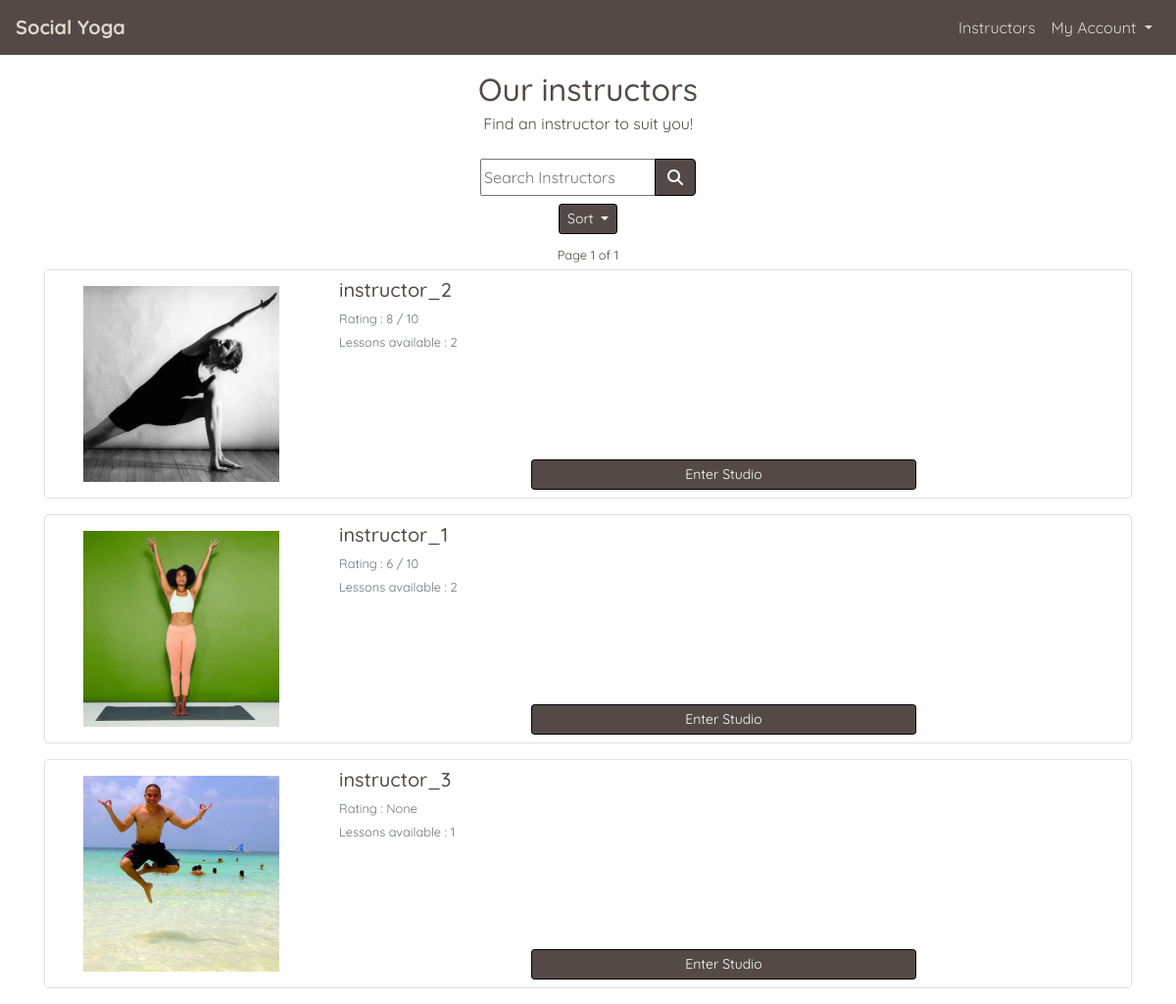
Before: /profiles/instructors/ with the older database file.
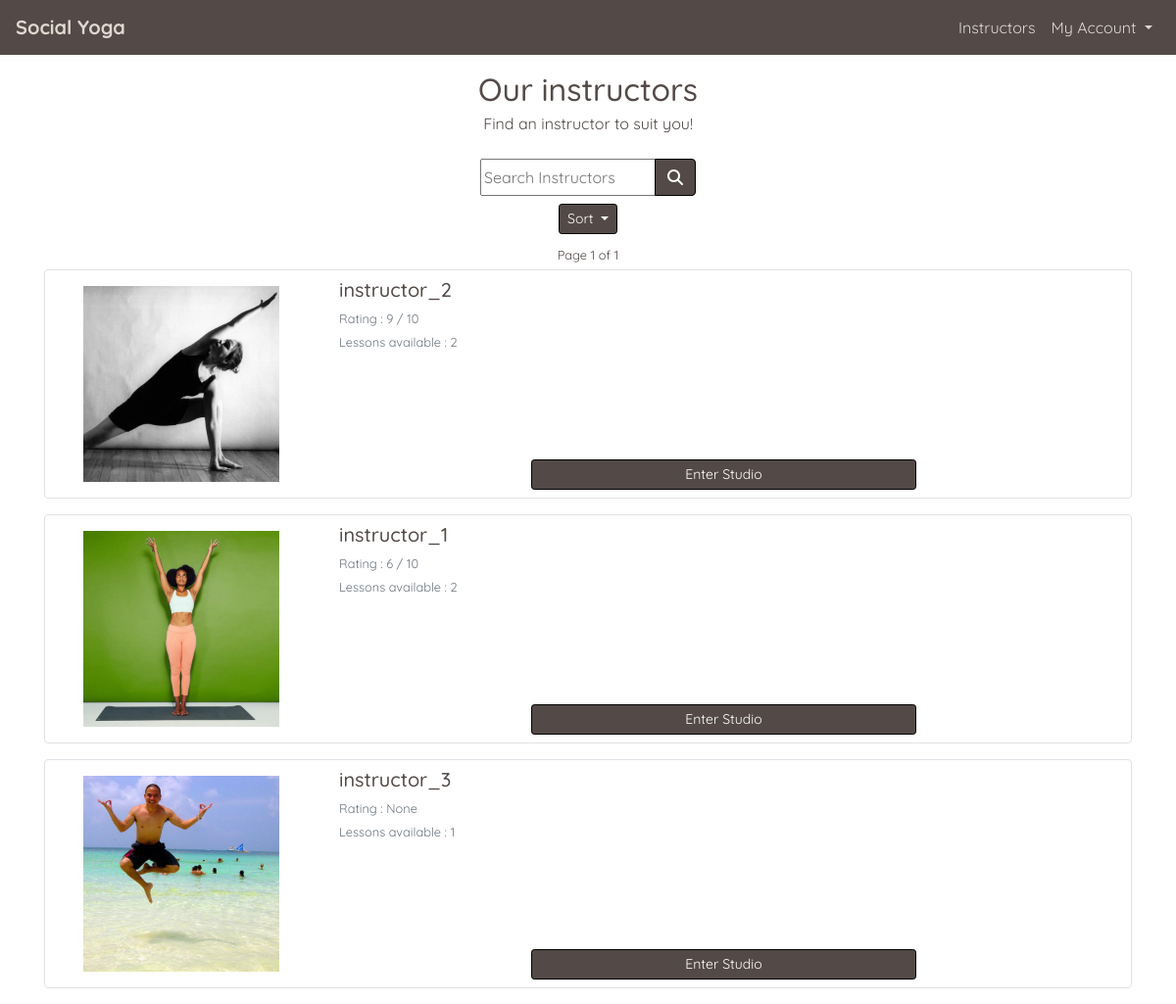
After: the same page with the newer database file.
### profiles/models.py (models this page shows, shortened)
class UserProfile(models.Model):
    user = models.OneToOneField(User, on_delete=models.CASCADE)
    first_name = models.CharField(max_length=50, null=False, blank=False)
    last_name = models.CharField(max_length=50, null=False, blank=False)
    is_instructor = models.BooleanField(default=False)
    requested_instructor_status = models.BooleanField(default=False)
    card_description = models.TextField(max_length=256, blank=True, default='')
    profile_description = models.TextField(max_length=650, default='')
    image = ResizedImageField(
        size=[600, 600], quality=75, crop=['middle', 'center'],
        force_format='JPEG', null=True, blank=True,
        upload_to='profile_images/'
        )
    rating = models.DecimalField(
        max_digits=5, decimal_places=0, null=True, blank=True
        )
    lesson_count = models.IntegerField(default=0, editable=False)
    def __str__(self):
        return self.user.username

### profiles/views.py (the view, shortened to what this page needs)
# urls.py: path('instructors/', views.instructors, name='instructors'),
def instructors(request):
    valid_sort_values = ['user__username', 'rating', 'lesson_count']
    sort_by = 'rating'
    sort_direction = 'desc'
    current_query = ''
    page_number = 1  # Default page number
    instructors_on_page = 5  # No of lessons on a page at once
    instructor_list = UserProfile.objects.filter(is_instructor=True,
                                                 lesson_count__gt=0)
    if request.method == 'POST':
        return redirect('instructors')
    if sort_direction == 'desc':
        instructor_list = instructor_list.order_by(F(
            sort_by).desc(nulls_last=True))
    else:
        instructor_list = instructor_list.order_by(F(
            sort_by).asc(nulls_last=True))
    template = 'profiles/instructors.html'
    p = Paginator(instructor_list, instructors_on_page)
    try:
        page_object = p.page(page_number)
    except EmptyPage:
        messages.error(request, "Page does not exist, returning to page 1")
        page_object = p.page(1)
    context = {
        'instructor_list': page_object,
        'sort_direction': sort_direction,
        'sort_by': sort_by,
        'current_query': current_query,
    }
    return render(request, template, context)

### home/contexts.py (called while the page is built)
def purchased_lessons(request):
    profile = get_profile_or_none(request)
    purchased = None
    purchased_lesson_ids = []
    if profile:
        purchased = OrderLineItem.objects.filter(profile=profile)
        if purchased:
            for item in purchased:
                purchased_lesson_ids.append(item.lesson.lesson_id)
    context = {
        'purchased_lessons': purchased,
        'purchased_lesson_ids': purchased_lesson_ids,
    }
    return context

### yoga/utils.py (called while the page is built)
def get_profile_or_none(request):
    try:
        return UserProfile.objects.get(user=request.user)
    except Exception:
        return None

### profiles/templates/profiles/instructors.html (shortened to what this page needs)
{% extends "base.html" %}
{% load static %}
{% block page_header %}
    <div class="container header-container">
        <div class="row">
            <div class="col">
                <h1 class="text-center title-text mt-3 mb-1">Our instructors</h1>
                <p class="text-center mb-3">Find an instructor to suit you!</p>
            </div>
        </div>
    </div>
{% endblock %}
{% block content %}
    <div class="overlay"></div>
    <div class="container page-contents">
        <div class="row">
            <div class="col-12">
                {% include 'profiles/includes/instructor_sorting.html' %}
                <p class="text-center mb-1">
                <strong>
                    <small>
                        {% if instructor_list %}Page {{ instructor_list.number }} of {{ instructor_list.paginator.num_pages }}{% endif %}
                    </small>
                </strong>
                </p>
                {% for instructor in instructor_list %}
                    <div class="card mb-3 border custom-border">
                        <div class="row mx-auto w-100">
                            <div class="col-md-3 my-auto">
                            {% if instructor.image %}
                                <div class="my-3 d-flex justify-content-center">
                                    <img src="{{ instructor.image.url }}" class="instructor-card-image profile-image img-fluid" alt="{{ instructor.first_name }}">
                                </div>
                            {% endif %}
                            </div>
                            <div class="col-md-9">
                                <div class="card-body h-100 d-flex flex-column p-2">
                                    <h5 class="card-title mb-1"><a href="{% url 'lessons' %}?instructor={{ instructor.id }}" class="style-link">{{ instructor }}</a></h5>
                                    <p class="text-muted mb-0"><small>Rating : {{ instructor.rating }}{% if instructor.rating %} / 10{% endif %}</small></p>
                                    <p class="text-muted mb-2"><small>Lessons available : {{ instructor.lesson_count }}</small></p>
                                    <p class="card-text mt-auto d-flex justify-content-center">
                                        <a class="btn btn-custom-darken btn-sm w-50" href="{% url 'lessons' %}?instructor={{ instructor.id }}" role="button">
                                            Enter Studio
                                        </a>
                                    </p>
                                </div>
                            </div>
                        </div>
                    </div>
                {% endfor %}
            </div>
        </div>
    </div>
{% endblock %}

### templates/base.html (shortened to what this page needs)
{% load static %}
<!doctype html>
<html lang="en">
  <head>
    {% block corecss %}
      <link rel="stylesheet" href="https://cdn.jsdelivr.net/npm/bootstrap@4.5.3/dist/css/bootstrap.min.css">
      <link rel="stylesheet" href="{% static 'css/base.css' %}" >
    {% endblock %}
</head>
<body>
    <header class="container-fluid fixed-top-desktop-only p-0">
        <nav class="navbar navbar-expand-lg navbar-custom">
            <a class="navbar-brand" href="{% url 'home' %}"><strong>Social Yoga</strong></a>
            <div class="collapse navbar-collapse" id="navbarNav">
                <ul class="navbar-nav ml-auto mb-2 mb-lg-0">
                    <li class="nav-item">
                        <a class="nav-link active" aria-current="page" href="{% url 'instructors' %}">Instructors</a>
                    </li>
                    <li class="nav-item">
                        <div class="nav-link dropdown">
                            <a class="dropdown-toggle nav-link-format" href="#" role="button" id="dropdownMenuLink" data-toggle="dropdown" aria-haspopup="true" aria-expanded="false">
                                {% if user.is_authenticated %}{{ user|title }}'s{% else %}My{% endif %} Account
                            </a>
                        </div>
                    </li>
                </ul>
            </div>
        </nav>
    </header>
        {% block page_header %}
        {% endblock %}
        {% block content %}
        {% endblock %}
</body>
</html>

### profiles/templates/profiles/includes/instructor_sorting.html (shortened to what this page needs)
<div class="row pt-2" id="instructor-search">
    <div class="col-12 d-flex">
        <div class="form-container mx-auto">
            <form class="form" method="GET" action="{% url 'instructors' %}">
                <div class="input-group w-100">
                    <input type="text" name="q" placeholder="Search Instructors" value="{% if current_query %}{{ current_query }}{% endif %}">
                    <div class="input-group-append">
                        <button class="btn btn-custom-darken text-white" type="submit">
                            <span>
                                <i class="fas fa-search"></i>
                            </span>
                        </button>
                    </div>
                </div>
            </form>
        </div>
    </div>
</div>
<div class="dropdown d-flex justify-content-center my-2">
    <a class="btn btn-custom-darken btn-sm dropdown-toggle" href="#" role="button" id="dropdownMenuLink" data-toggle="dropdown" aria-haspopup="true" aria-expanded="false">
        Sort
    </a>
</div>

### static/css/base.css (style rules this page uses)
html { height: 100% }
body { background: url('/static/images/backgrounds/background-image.jpg') no-repeat center center fixed; background-size: cover; background-position: 75% 40px; height: calc(100vh - 63px); color: #534a47; font-family: 'Quicksand'; font-size: 16px; }
.title-text { font-size: 1.5rem; }
.overlay { height: 100%; width: 100%; top: 0; left: 0; position: fixed; background: white; z-index: -1; }
.text-white { color: white; }
.style-link { color: #534a47; }
.navbar-custom { background-color: #534a47; }
.navbar-custom a { color: #e0d8d0; }
.custom-border { border: solid 1px #534a47; border-radius: .25rem; }
.nav-link-format { text-decoration: none; }
.header-container { margin-top: 0px; }
.profile-image { max-width: 120px; border-radius: 50%; }
.btn-custom-darken { background: #534a47; color: #fff !important; border: 1px solid black; }
@media (min-width: 768px) { .title-text, .index-main-text { font-size: 2rem; } }
@media (min-width: 768px) { .profile-image { width: 100%; max-width: 200px; border-radius: 0%; overflow: hidden; } }
@media (min-width: 1200px) { body { background-position: 0 35px; } }
@media (min-width: 1200px) { .header-container { margin-top: 56px; } }
@media (min-width: 1200px) { .fixed-top-desktop-only { position: fixed; top: 0; right: 0; left: 0; z-index: 1049; } }

Changed rows visible on the page:
changed UserProfile "instructor_2": rating "8" → "9"
